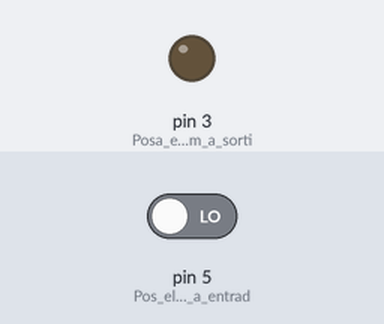
Simulated run of this sketch. Board: Arduino Uno, built with avr-gcc and run on an emulated ATmega328P. On the bench: output pins drawn as LEDs (lit = HIGH). The test bench sets the inputs (shaded band); at power-on: pin 5 (Pos_el_pin_5_com_a_entrad) LOW.

Above: at 1.2 s.
1.3 s: pin 5 (Pos_el_pin_5_com_a_entrad) driven HIGH
At 2.3 s:
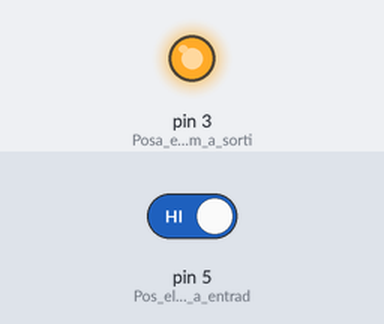
2.8 s: pin 5 (Pos_el_pin_5_com_a_entrad) driven LOW
At 3.5 s:
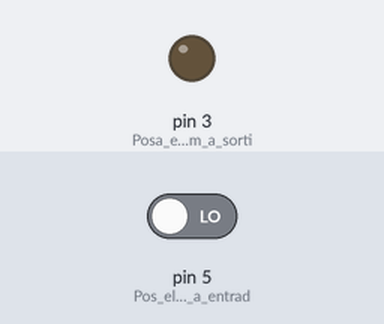
Timing chart, 0 to 5.8 s (numbered marks = the images above; inputs shaded):
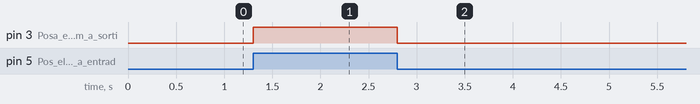

Measured:
- after the input at 1.3 s, pin 3 (Posa_el_pin_3_com_a_sorti): LOW → HIGH at once
- after the input at 2.8 s, pin 3 (Posa_el_pin_3_com_a_sorti): HIGH → LOW at once

The sketch:

PracticaPolsadorLed.ino
```cpp
/****************************************************************
**                                                             **
**                            TÍTOL:                           **
**                         Polsador Led                        **
**                                                             **
**   NOM: Abel Picó                           Data:22/01/17    **
****************************************************************/
//************************** INCLUDE ****************************


//************************* VARIABLES ***************************


//*************************** SETUP *****************************

void setup() {
  // put your setup code here, to run once:
  pinMode(3, OUTPUT); //Posa el pin 3 com a sortida
  pinMode(5, INPUT); //Pos el pin 5 com a entrada

}


//*************************** LOOP ******************************

void loop() {
  // put your main code here, to run repeatedly:
  if(digitalRead(5)){        //quan el pin 5 estigui activat
    digitalWrite(3, HIGH);   // posa el pin 3 al nivell alt
  }else{                     //quan el pin 5 estigui descativat
    digitalWrite(3, LOW);    // posa el pin 3 a nivell baix
  }
}


//************************ FUNCIONS *****************************
```
